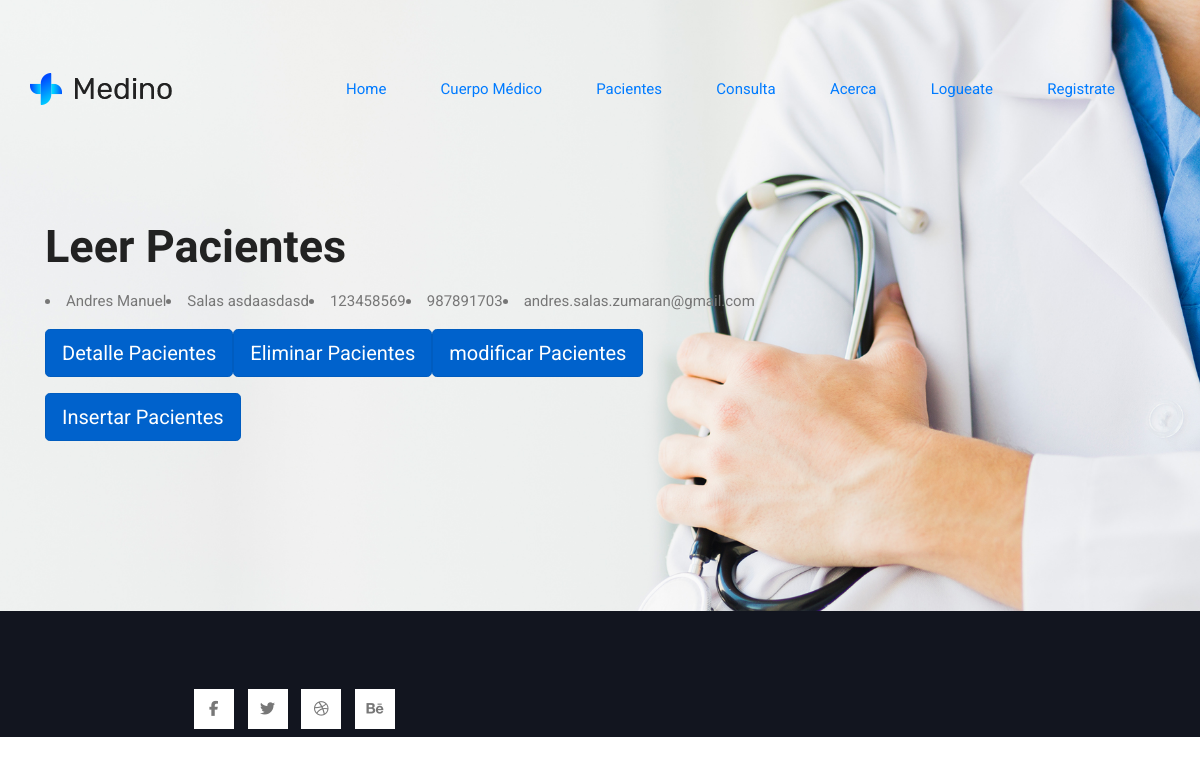
The page /AppCentroSalud/pacientes_leer on the database as committed earlier.
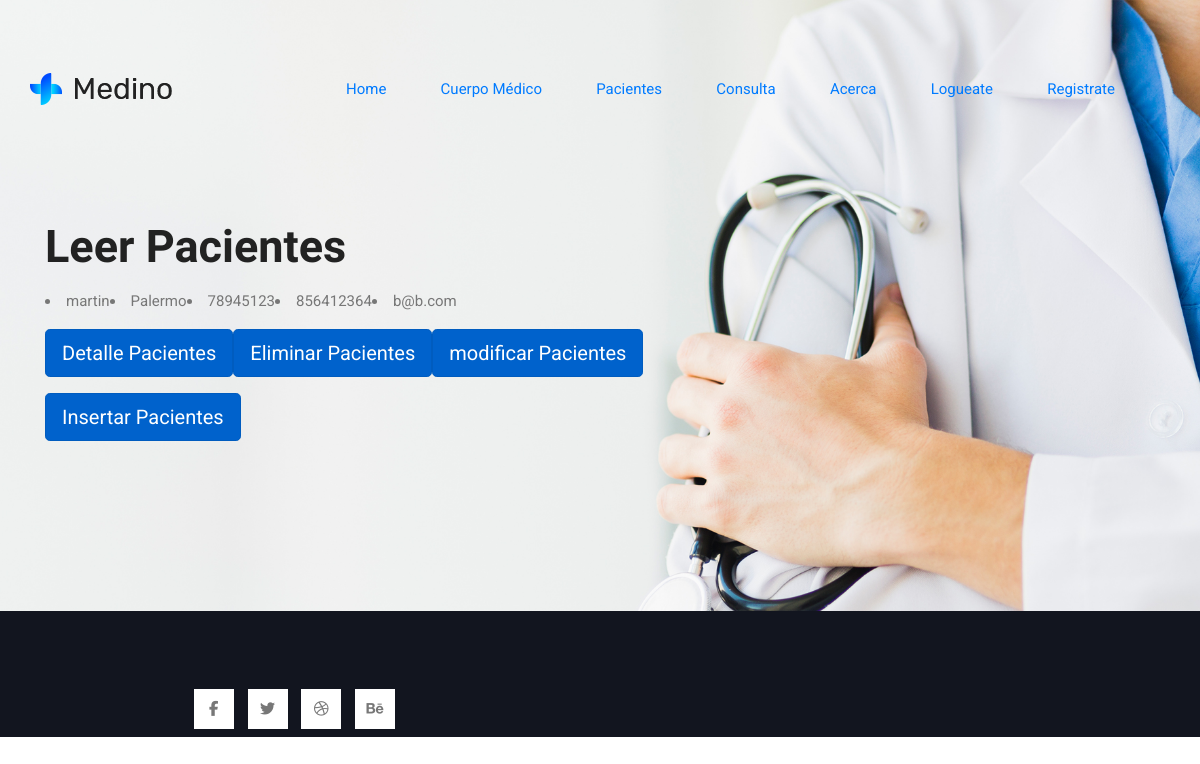
The same page on the database as committed later.
### AppCentroSalud/models.py (models this page shows, shortened)
class Persona(models.Model):
 nombre = models.CharField(max_length=30)
 apellido = models.CharField(max_length=30)
 documento = models.CharField(max_length=15)
 email = models.EmailField()
 telefono = models.CharField(max_length=15)

### AppCentroSalud/views.py (the view)
# urls.py: path('pacientes_leer',views.PersonaLista.as_view(), name="pacientesLeer"),
class PersonaLista(ListView):
    model = Persona
    template_name = "AppCentroSalud/pacientes_leer.html"

### AppCentroSalud/templates/AppCentroSalud/pacientes_leer.html
{% extends 'AppCentroSalud/padre.html' %} {% load static %} {% block contenidoQueCambia %}
<h1>Leer Pacientes</h1>
<div class="container">
	{% for f in object_list %}
	<div class="row mt-3">
		<li>{{f.nombre}}</li>
		<li>{{f.apellido}}</li>
		<li>{{f.documento}}</li>
		<li>{{f.telefono}}</li>
		<li>{{f.email}}</li>
	</div>
	<div class="row mt-3">
		<a class="btn btn-primary btn-lg active" role="button" aria-pressed="true" href="{% url 'pacienteDetalle' f.id %}">Detalle Pacientes</a>
		<a class="btn btn-primary btn-lg active" role="button" aria-pressed="true" href="{% url 'pacienteEliminar' f.id %}">Eliminar Pacientes</a>
		<a class="btn btn-primary btn-lg active" role="button" aria-pressed="true" href="{% url 'pacienteModificar' f.id %}">modificar Pacientes</a>
	</div>
	{% endfor %}
	<div class="row mt-3">
		<a class="btn btn-primary btn-lg active" role="button" aria-pressed="true" href="{% url 'pacienteInsertar' %}">Insertar Pacientes</a>
	</div>
</div>
{% endblock %}

### AppCentroSalud/templates/AppCentroSalud/padre.html (shortened to what this page needs)
<!DOCTYPE html>
<html lang="en">
	<head>
		{% load static %}
		<link
			rel="stylesheet"
			href="https://cdn.jsdelivr.net/npm/bootstrap@4.6.1/dist/css/bootstrap.min.css"
		/>
		<link rel="stylesheet" href="https://cdnjs.cloudflare.com/ajax/libs/animate.css/4.1.1/animate.min.css" />
		<link rel="stylesheet" href="{% static 'AppCentroSalud/assets/css/style.css' %}" />
	</head>
	<body>
		<div id="header" id="home">
			<div class="container">
				<div class="row align-items-center justify-content-between d-flex">
					<div id="logo col-3">
						<a href="{% url 'Inicio' %}"><img src="{% static 'AppCentroSalud/assets/images/logo/logo.png' %}" alt="" title="" /></a>
					</div>
					<div class="col-9 bg--black">
						<nav class="nav d-flex justify-content-between w-100 p-2 m-2">
							<a href="{% url 'Inicio' %}">Home</a>
							<a class="text-decoration-none pl-1" href="{% url 'doctoresLeer' %}">Cuerpo Médico</a>
							<a class="text-decoration-none pl-1" href="{% url 'pacientesLeer' %}">Pacientes</a>
							<a class="text-decoration-none pl-1" href="{% url 'consultasLeer' %}">Consulta</a>
							<a class="text-decoration-none pl-1" href="{% url 'Acerca' %}">Acerca</a>
							{% if not request.user.is_authenticated %}
							<a class="text-decoration-none pl-1" href="{% url 'Login' %}">Logueate</a>
							<a class="text-decoration-none pl-1" href="{% url 'Register' %}" style="margin-right: 40px;">Registrate</a>
							{% endif %}
						</nav>
					</div>
				</div>
			</div>
		</div>
		<section class="banner-area other-page">
			<div class="container">
				<div class="row">
					<div class="col-lg-12">{% block contenidoQueCambia %} {% endblock %}</div>
				</div>
			</div>
		</section>
		<footer class="footer-area p-2">
			<div class="footer-copyright">
				<div class="container">
					<div class="row">
						<div class="col-lg-4 col-md-6">
							<div class="social-icons">
								<ul>
									<li>
										<a href="#"><i class="fa fa-facebook"></i></a>
									</li>
									<li>
										<a href="#"><i class="fa fa-twitter"></i></a>
									</li>
									<li>
										<a href="#"><i class="fa fa-dribbble"></i></a>
									</li>
									<li>
										<a href="#"><i class="fa fa-behance"></i></a>
									</li>
								</ul>
							</div>
						</div>
					</div>
				</div>
			</div>
		</footer>
	</body>
</html>

Rows that differ between the two databases and show on the page:
removed Persona: nombre "Andres Manuel", apellido "Salas asdaasdasd", documento "123458569", telefono "987891703", email "andres.salas.zumaran@gmail.com"
added Persona: nombre "martin", apellido "Palermo", documento "78945123", telefono "856412364", email "b@b.com"
